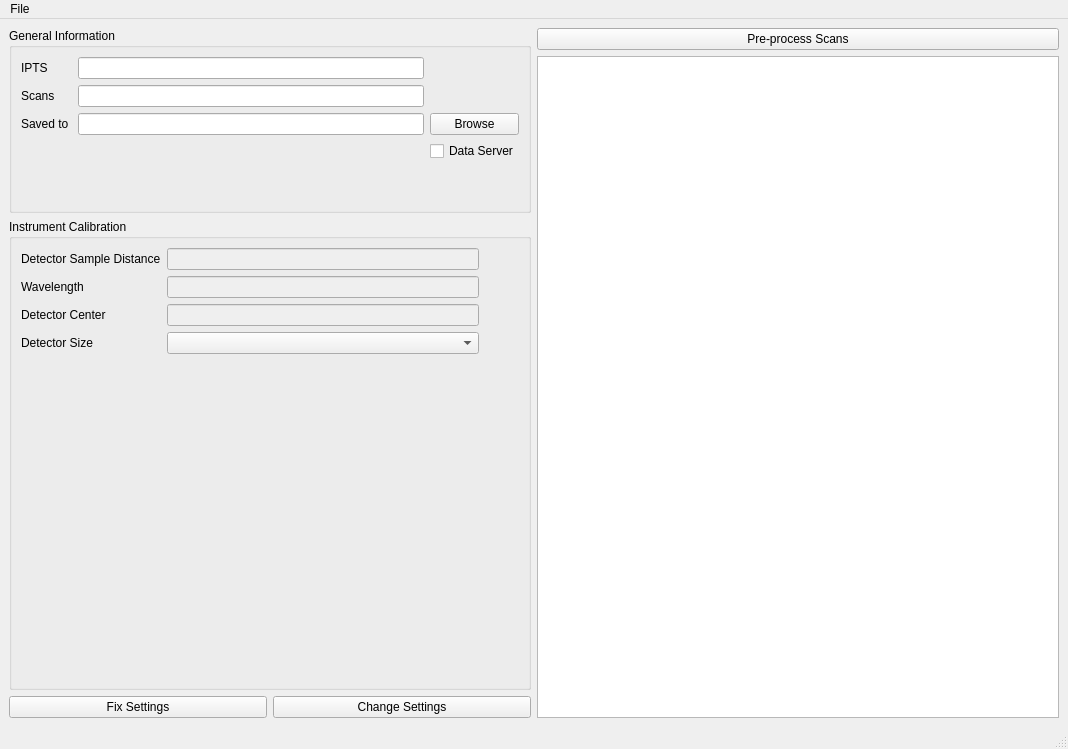
<?xml version="1.0" encoding="UTF-8"?>
<ui version="4.0">
 <class>PreprocessWindow</class>
 <widget class="QMainWindow" name="PreprocessWindow">
  <property name="geometry">
   <rect>
    <x>0</x>
    <y>0</y>
    <width>1068</width>
    <height>749</height>
   </rect>
  </property>
  <property name="windowTitle">
   <string>MainWindow</string>
  </property>
  <widget class="QWidget" name="centralwidget">
   <layout class="QGridLayout" name="gridLayout_3">
    <item row="0" column="0" rowspan="2">
     <widget class="QGroupBox" name="groupBox_2">
      <property name="title">
       <string>General Information</string>
      </property>
      <layout class="QGridLayout" name="gridLayout">
       <item row="0" column="1">
        <widget class="QLineEdit" name="lineEdit_ipts"/>
       </item>
       <item row="2" column="1">
        <widget class="QLineEdit" name="lineEdit_outputDir"/>
       </item>
       <item row="4" column="1">
        <spacer name="verticalSpacer">
         <property name="orientation">
          <enum>Qt::Vertical</enum>
         </property>
         <property name="sizeHint" stdset="0">
          <size>
           <width>20</width>
           <height>40</height>
          </size>
         </property>
        </spacer>
       </item>
       <item row="2" column="2">
        <widget class="QPushButton" name="pushButton_browseOutputDir">
         <property name="text">
          <string>Browse</string>
         </property>
        </widget>
       </item>
       <item row="1" column="0">
        <widget class="QLabel" name="label_2">
         <property name="text">
          <string>Scans</string>
         </property>
        </widget>
       </item>
       <item row="0" column="0">
        <widget class="QLabel" name="label">
         <property name="text">
          <string>IPTS</string>
         </property>
        </widget>
       </item>
       <item row="2" column="0">
        <widget class="QLabel" name="label_3">
         <property name="text">
          <string>Saved to </string>
         </property>
        </widget>
       </item>
       <item row="1" column="1">
        <widget class="QLineEdit" name="lineEdit_scans"/>
       </item>
       <item row="3" column="2">
        <widget class="QCheckBox" name="checkBox_saveToDataServer">
         <property name="text">
          <string>Data Server</string>
         </property>
        </widget>
       </item>
      </layout>
     </widget>
    </item>
    <item row="0" column="1">
     <widget class="QPushButton" name="pushButton_preProcessScan">
      <property name="text">
       <string>Pre-process Scans</string>
      </property>
     </widget>
    </item>
    <item row="1" column="1" rowspan="3">
     <widget class="QTableView" name="tableView"/>
    </item>
    <item row="2" column="0">
     <widget class="QGroupBox" name="groupBox">
      <property name="title">
       <string>Instrument Calibration</string>
      </property>
      <layout class="QGridLayout" name="gridLayout_2">
       <item row="2" column="1">
        <widget class="QLineEdit" name="lineEdit_infoDetCenter">
         <property name="enabled">
          <bool>false</bool>
         </property>
         <property name="sizePolicy">
          <sizepolicy hsizetype="Expanding" vsizetype="Fixed">
           <horstretch>0</horstretch>
           <verstretch>0</verstretch>
          </sizepolicy>
         </property>
        </widget>
       </item>
       <item row="3" column="0">
        <widget class="QLabel" name="label_7">
         <property name="text">
          <string>Detector Size</string>
         </property>
        </widget>
       </item>
       <item row="3" column="1">
        <widget class="QComboBox" name="comboBox_detSize">
         <property name="sizePolicy">
          <sizepolicy hsizetype="Expanding" vsizetype="Fixed">
           <horstretch>0</horstretch>
           <verstretch>0</verstretch>
          </sizepolicy>
         </property>
        </widget>
       </item>
       <item row="0" column="1">
        <widget class="QLineEdit" name="lineEdit_infoDetSampleDistance">
         <property name="enabled">
          <bool>false</bool>
         </property>
         <property name="sizePolicy">
          <sizepolicy hsizetype="Expanding" vsizetype="Fixed">
           <horstretch>0</horstretch>
           <verstretch>0</verstretch>
          </sizepolicy>
         </property>
        </widget>
       </item>
       <item row="1" column="0">
        <widget class="QLabel" name="label_5">
         <property name="text">
          <string>Wavelength</string>
         </property>
        </widget>
       </item>
       <item row="1" column="1">
        <widget class="QLineEdit" name="lineEdit_infoWavelength">
         <property name="enabled">
          <bool>false</bool>
         </property>
         <property name="sizePolicy">
          <sizepolicy hsizetype="Expanding" vsizetype="Fixed">
           <horstretch>0</horstretch>
           <verstretch>0</verstretch>
          </sizepolicy>
         </property>
        </widget>
       </item>
       <item row="2" column="0">
        <widget class="QLabel" name="label_6">
         <property name="text">
          <string>Detector Center</string>
         </property>
        </widget>
       </item>
       <item row="4" column="1">
        <spacer name="verticalSpacer_2">
         <property name="orientation">
          <enum>Qt::Vertical</enum>
         </property>
         <property name="sizeHint" stdset="0">
          <size>
           <width>20</width>
           <height>40</height>
          </size>
         </property>
        </spacer>
       </item>
       <item row="0" column="0">
        <widget class="QLabel" name="label_4">
         <property name="text">
          <string>Detector Sample Distance</string>
         </property>
        </widget>
       </item>
       <item row="0" column="2">
        <spacer name="horizontalSpacer">
         <property name="orientation">
          <enum>Qt::Horizontal</enum>
         </property>
         <property name="sizeType">
          <enum>QSizePolicy::Preferred</enum>
         </property>
         <property name="sizeHint" stdset="0">
          <size>
           <width>40</width>
           <height>20</height>
          </size>
         </property>
        </spacer>
       </item>
      </layout>
     </widget>
    </item>
    <item row="3" column="0">
     <layout class="QHBoxLayout" name="horizontalLayout">
      <item>
       <widget class="QPushButton" name="pushButton_fixSettings">
        <property name="text">
         <string>Fix Settings</string>
        </property>
       </widget>
      </item>
      <item>
       <widget class="QPushButton" name="pushButton_changeSettings">
        <property name="text">
         <string>Change Settings</string>
        </property>
       </widget>
      </item>
     </layout>
    </item>
   </layout>
  </widget>
  <widget class="QMenuBar" name="menubar">
   <property name="geometry">
    <rect>
     <x>0</x>
     <y>0</y>
     <width>1068</width>
     <height>22</height>
    </rect>
   </property>
   <widget class="QMenu" name="menuFile">
    <property name="title">
     <string>File</string>
    </property>
    <addaction name="actionExit"/>
   </widget>
   <addaction name="menuFile"/>
  </widget>
  <widget class="QStatusBar" name="statusbar"/>
  <action name="actionExit">
   <property name="text">
    <string>Exit</string>
   </property>
  </action>
 </widget>
 <resources/>
 <connections/>
</ui>
